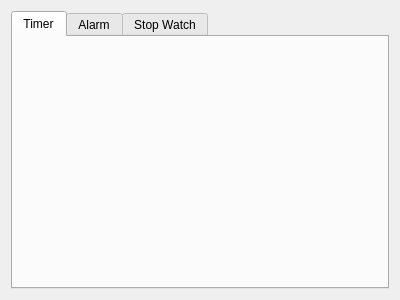
<?xml version="1.0" encoding="UTF-8"?>
<ui version="4.0">
 <class>Timer</class>
 <widget class="QWidget" name="Timer">
  <property name="geometry">
   <rect>
    <x>0</x>
    <y>0</y>
    <width>400</width>
    <height>300</height>
   </rect>
  </property>
  <property name="minimumSize">
   <size>
    <width>400</width>
    <height>300</height>
   </size>
  </property>
  <property name="maximumSize">
   <size>
    <width>1280</width>
    <height>720</height>
   </size>
  </property>
  <property name="windowTitle">
   <string>Form</string>
  </property>
  <layout class="QVBoxLayout" name="verticalLayout">
   <item>
    <widget class="QTabWidget" name="tabWidget">
     <property name="currentIndex">
      <number>0</number>
     </property>
     <property name="tabBarAutoHide">
      <bool>false</bool>
     </property>
     <widget class="QWidget" name="Timer">
      <attribute name="title">
       <string>Timer</string>
      </attribute>
     </widget>
     <widget class="QWidget" name="Alarm">
      <attribute name="title">
       <string>Alarm</string>
      </attribute>
     </widget>
     <widget class="QWidget" name="StopWatch">
      <attribute name="title">
       <string>Stop Watch</string>
      </attribute>
     </widget>
    </widget>
   </item>
  </layout>
 </widget>
 <resources/>
 <connections/>
</ui>
